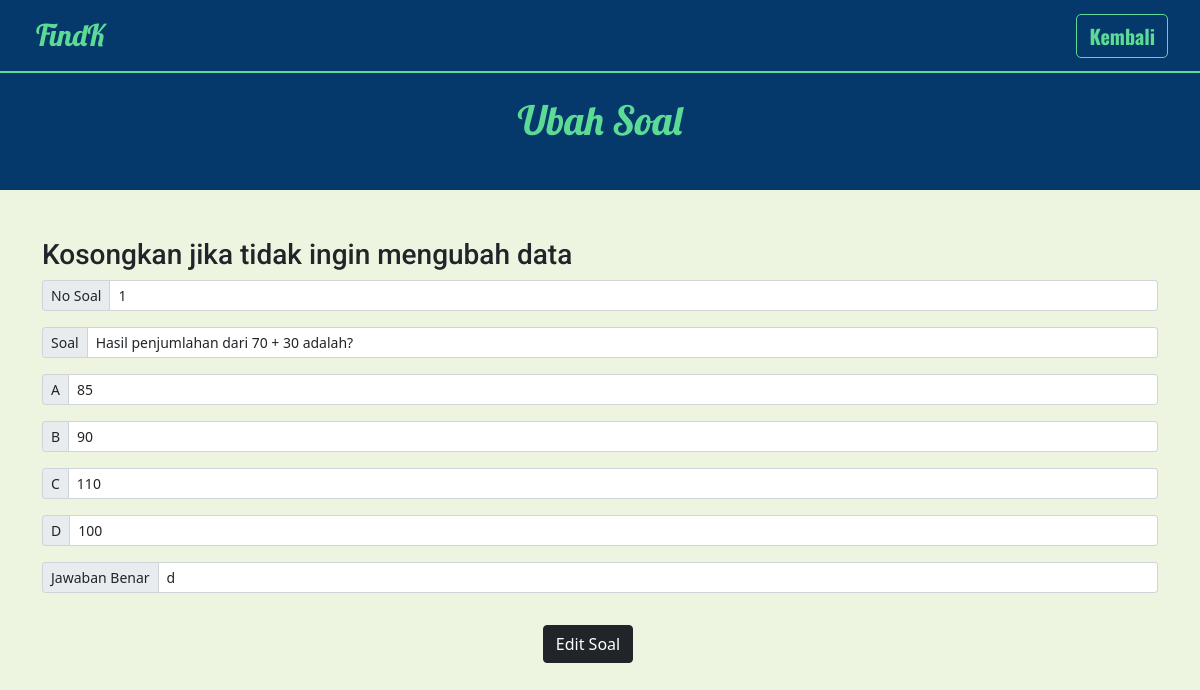
/admin/edit_soal.php?id_quis=1 (signed in), run on the app's committed database.
### tables this page shows
CREATE TABLE `quis` (
  `id_quis` int(11) NOT NULL,
  `no_soal` int(11) NOT NULL,
  `soal` text NOT NULL,
  `jawaban_a` text NOT NULL,
  `jawaban_b` text NOT NULL,
  `jawaban_c` text NOT NULL,
  `jawaban_d` text NOT NULL,
  `jawaban_benar` text NOT NULL,
  `id_judul_quis` int(11) NOT NULL,
  `id_mapel` int(11) NOT NULL
);

### prosedur.php (called while the page is built, shortened)
<?php
$conn = mysqli_connect("localhost", "root", "", "findk");
function data($query){
    global $conn;
    $result = mysqli_query($conn, $query);
    $rows = [];
    while($row = mysqli_fetch_assoc($result)){
        $rows[] = $row;
    }
    return $rows;
}
?>

### admin/edit_soal.php (the view, shortened to what this page needs)
<?php
require '../prosedur.php';
$id = $_GET['id_quis'];
$soal = data("SELECT * FROM quis WHERE id_quis = $id")['0'];
?>
<!doctype html>
<html lang="en">
<head>
    <link href="https://cdn.jsdelivr.net/npm/bootstrap@5.0.2/dist/css/bootstrap.min.css" rel="stylesheet">
    <link rel="stylesheet" href="../style/style.css">
    <link rel="stylesheet" href="../Bahan/icofont/icofont.min.css">
</head>
<body class="bodyhome">
    <section class="home">
        <nav class="navbar navbar-expand-lg fixed-top">
            <div class="container-fluid">
                <a class="navbar-brand ms-4" href="#">FindK</a>
                <div class="collapse navbar-collapse" id="navbarNav">
                    <div class="navbar-nav ms-auto">
                        <a class="ms-4 btn btn-outline-dark border-pink ml-5" href="soal.php">Kembali</a>
                    </div>
                </div>
            </div>
        </nav>
    </section>
    <section class="muka d-flex justify-content-center align-items-center">
        <div class="container position-relative" data-aos="zoom-in" data-aos-delay="100">
            <div class="row">
                <div class="judul col-sm-12 text-center">
                    Ubah Soal
                </div>
            </div>
        </div>
    </section>
    <section class="mapel+ mt-5">
        <div class="container">
            <form action="" method="POST">
            <div class="row mt-5">
                <div class="col-sm-12">
                    <div>
                        <h3/>Kosongkan jika tidak ingin mengubah data</h3>
                    </div>
                    <div class="input-group input-group-sm mb-3">
                        <span class="input-group-text" id="inputGroup-sizing-sm">No Soal</span>
                        <input name="no_soal" type="number" class="form-control" value="<?php echo $soal['no_soal'] ?>" required aria-label="Sizing example input" aria-describedby="inputGroup-sizing-sm">
                    </div>
                    <div class="input-group input-group-sm mb-3">
                        <span class="input-group-text" id="inputGroup-sizing-sm">Soal</span>
                        <input name="soal" type="text" class="form-control" value="<?php echo $soal['soal'] ?>" required aria-label="Sizing example input" aria-describedby="inputGroup-sizing-sm">
                    </div>
                    <div class="input-group input-group-sm mb-3">
                        <span class="input-group-text" id="inputGroup-sizing-sm">A</span>
                        <input name="jawaban_a" type="text" class="form-control" value="<?php echo $soal['jawaban_a'] ?>" required aria-label="Sizing example input" aria-describedby="inputGroup-sizing-sm">
                    </div>
                    <div class="input-group input-group-sm mb-3">
                        <span class="input-group-text" id="inputGroup-sizing-sm">B</span>
                        <input name="jawaban_b" type="text" class="form-control" value="<?php echo $soal['jawaban_b'] ?>" required aria-label="Sizing example input" aria-describedby="inputGroup-sizing-sm">
                    </div>
                    <div class="input-group input-group-sm mb-3">
                        <span class="input-group-text" id="inputGroup-sizing-sm">C</span>
                        <input name="jawaban_c" type="text" class="form-control" value="<?php echo $soal['jawaban_c'] ?>" required aria-label="Sizing example input" aria-describedby="inputGroup-sizing-sm">
                    </div>
                    <div class="input-group input-group-sm mb-3">
                        <span class="input-group-text" id="inputGroup-sizing-sm">D</span>
                        <input name="jawaban_d" type="text" class="form-control" value="<?php echo $soal['jawaban_d'] ?>" required aria-label="Sizing example input" aria-describedby="inputGroup-sizing-sm">
                    </div>
                    <div class="input-group input-group-sm mb-3">
                        <span class="input-group-text" id="inputGroup-sizing-sm">Jawaban Benar</span>
                        <input name="jawaban_benar" type="text" class="form-control" value="<?php echo $soal['jawaban_benar'] ?>" required aria-label="Sizing example input" aria-describedby="inputGroup-sizing-sm">
                    </div>
                </div>
                <div class="row">
                    <div class="col-sm-12 text-center">
                        <button class="btn btn-dark" type="submit" name="edit_soal">Edit Soal</button>
                    </div>
                </div>
            </div>
            </form>
        </div>
    </section>
</body>
</html>

### style/style.css (style rules this page uses)
html { scroll-behavior: smooth; }
.judul { font-family: 'Lobster', cursive; font-size: 40px; }
h3 { font-family: 'Roboto', sans-serif; }
a { color: black; text-decoration: none; }
.home { background-size: cover; height: auto; min-height: 70px; overflow: visible; padding: 0px; }
.bodyhome { background-color: #EDF5E1; height: auto; min-height: auto; margin: 0px; padding: 0px; }
.navbar { background-color: #05386B; border-bottom: 2px solid #5CDB95; }
.navbar-brand { font-family: 'Lobster', cursive; color: #5CDB95; font-size: 30px; }
.navbar-nav >a { font-family: 'Oswald', sans-serif; color: #5CDB95; border-color: #5CDB95; font-size: 20px; border-radius: 5px; font-weight: bolder; margin-right: 20px; }
.muka { background-color: #05386B; color: #5CDB95; padding-top: 20px; padding-bottom: 40px; }

### data on the page
quis: no_soal "1", soal "Hasil penjumlahan dari 70 + 30 adalah?", jawaban_a "85", jawaban_b "90", jawaban_c "110", jawaban_d "100", jawaban_benar "d"
